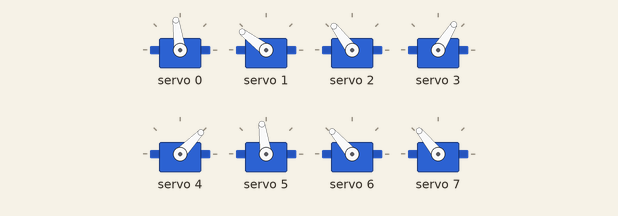
Recording of a sketch running on a simulated Arduino Uno, built with avr-gcc and run on an emulated ATmega328P. Parts: 8 × servo.

Above: at 0.05 s.
At 0.4 s:
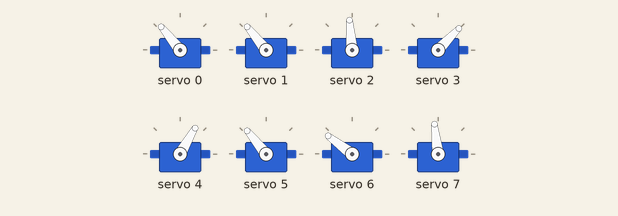
At 0.8 s:
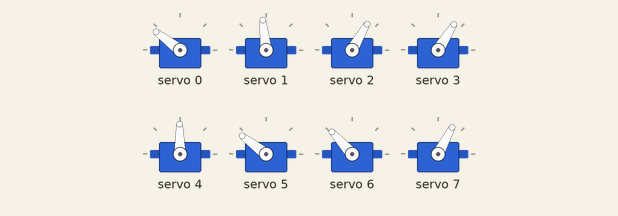
At 1.55 s:
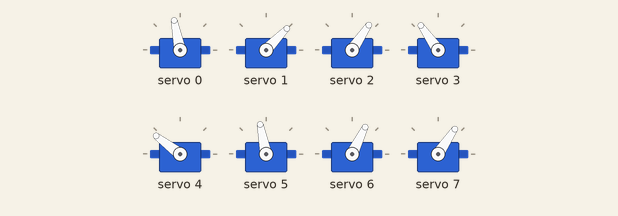
At 2.3 s:
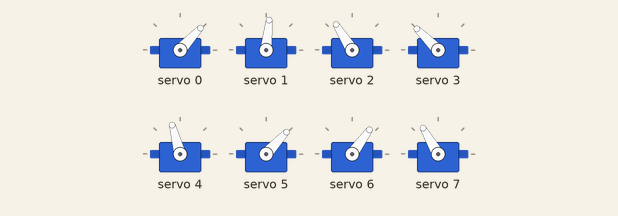
At 3.1 s:
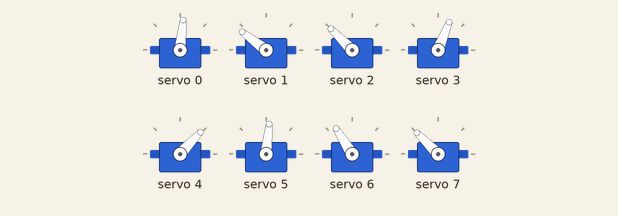
Timing chart, 0 to 7.3 s (numbered marks = the images above):
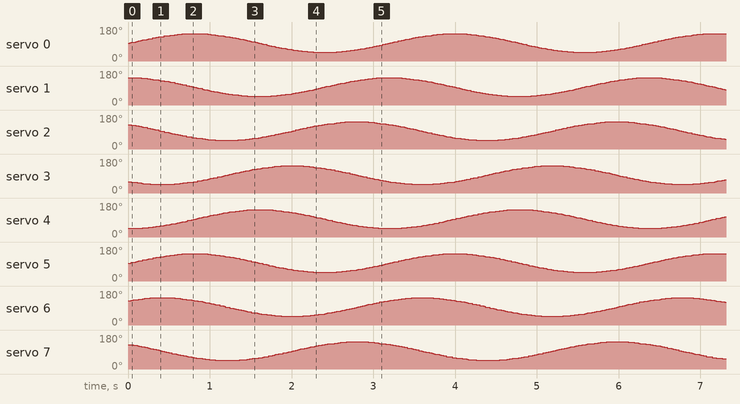

The sketch:

Snake_bot.ino
```cpp
#include <Wire.h>
#include <Adafruit_PWMServoDriver.h>

// Create the PWM driver object
Adafruit_PWMServoDriver pwm = Adafruit_PWMServoDriver();

float pi = 3.14159;
int TotalNumberofServos = 8; // change as required
int ServosPerSide = TotalNumberofServos / 2;
float shift = 2 * pi / ServosPerSide; // Phase lag between segments
int amplitude = 50;
int offset = 0;
float rads;
float Speed = 2;
float Wavelengths = 1.5;

// These values are specific to the Adafruit PWM driver
#define SERVOMIN  150 // This is the 'minimum' pulse length count (out of 4096)
#define SERVOMAX  600 // This is the 'maximum' pulse length count (out of 4096)

void setup() {
  Serial.begin(9600);
  pwm.begin();
  pwm.setPWMFreq(60);  // Analog servos run at ~60 Hz updates
}

// Function to convert degrees to PWM pulse length
int degreeToPulse(int degree) {
  return map(degree, 0, 180, SERVOMIN, SERVOMAX);
}

void forwardMotion(){
  for(int i = 0; i < 360; i++){
    rads = i * pi / 180.0;  // convert from degrees to radians
    for(int j = 0; j < 4; j++){
//      int verticalServoAngle = 90 + offset + amplitude * sin(Speed * rads + j * Wavelengths * shift);
//      int horizontalServoAngle = 90 + offset + amplitude * sin(Speed * rads + j * Wavelengths * shift + pi / 2);

      int verticalServoAngle = 90 + offset + amplitude * sin(Speed * rads + j * Wavelengths * shift);
      int horizontalServoAngle = 90 + offset + amplitude * cos(Speed * rads + j * Wavelengths * shift);


      pwm.setPWM(2 * j, 0, degreeToPulse(verticalServoAngle));   // moves servos in vertical plane
      pwm.setPWM(2 * j + 1, 0, degreeToPulse(horizontalServoAngle)); // moves servos in horizontal plane
    }
    delay(10);
  }
}

void loop() {
  // comment and uncomment for the movement you want
  // as mentioned in the instructable, this code is skeletal in that there is no remote control function, stay tuned for version 2

  forwardMotion();
  // strike();
}
```
